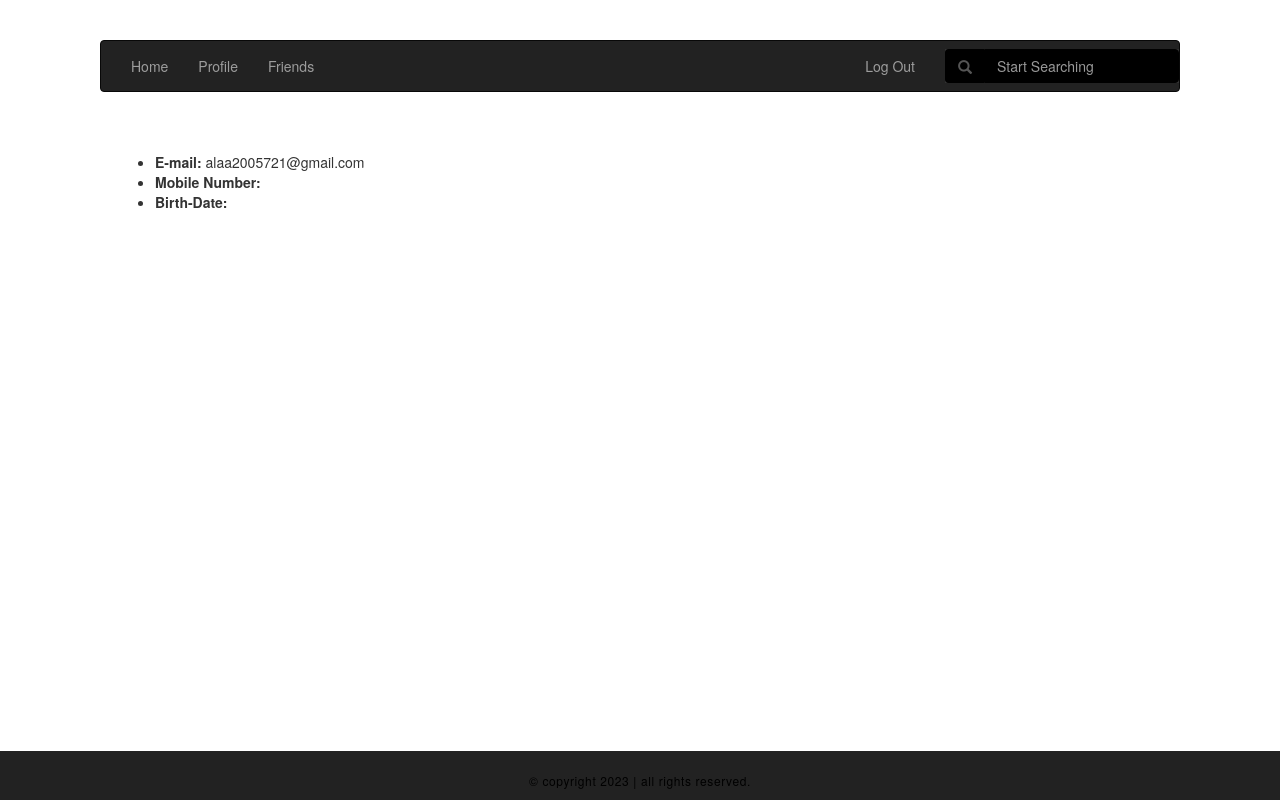
Before: /Aladdin/ with the older database file.
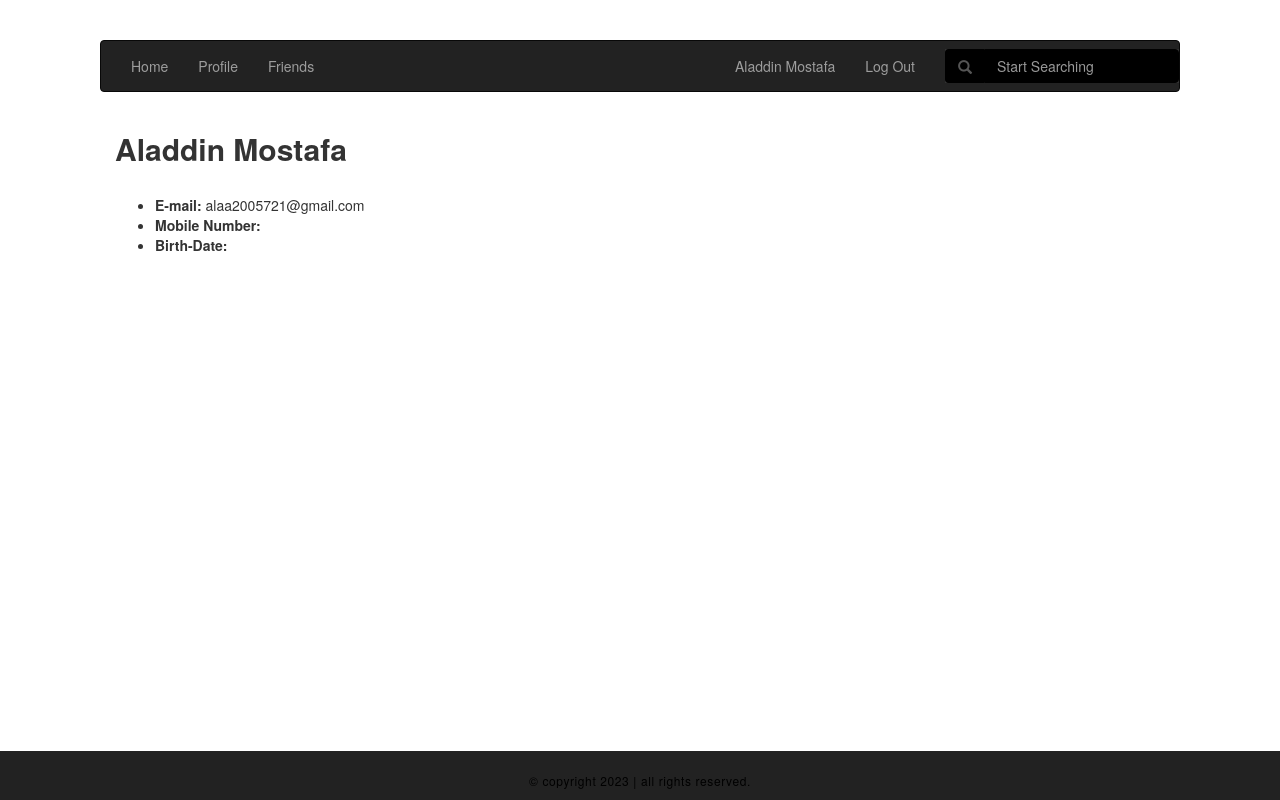
After: the same page with the newer database file.
### social_network/models.py (models this page shows)
class CustomUser(AbstractUser):
    friends = models.ManyToManyField('self')
    username = models.CharField(max_length=100, unique=True)
    password = models.CharField(max_length=100)
    email = models.CharField(max_length=100, unique=True)
    first_name = models.CharField(max_length=100)
    last_name = models.CharField(max_length=100)
    birth_date = models.CharField(max_length=10)
    gender = models.CharField(max_length=8)
    mobile_number = models.CharField(max_length=15)
    def __str__(self):
        return self.first_name + " " + self.last_name

### social_network/views.py (the view)
# urls.py: url(r'^(?P<username>[\w.@+-]+)/$', views.profile, name='profile'),
def profile(request, username):
    user = CustomUser.objects.get(username=username)
    return render(request, 'social_network/profile.html', {'user': user})

### social_network/templates/social_network/profile.html (shortened to what this page needs)
<!DOCTYPE html>
<html lang="en">
<head>
<link rel="stylesheet" href="https://cdnjs.cloudflare.com/ajax/libs/font-awesome/4.7.0/css/font-awesome.min.css">
<link rel="stylesheet" href="https://maxcdn.bootstrapcdn.com/bootstrap/3.3.7/css/bootstrap.min.css">
<link rel="stylesheet" href="https://maxcdn.bootstrapcdn.com/bootstrap/3.3.7/css/bootstrap.min.css">
</head>
<body>
<nav class="navbar navbar-inverse">
  <div class="container-fluid">
    <ul class="nav navbar-nav">
      <li ><a href="/"> Home</a></li>
      <li><a href="/{{user.username}}">Profile</a></li>
      <li><a href="/{{user.username}}/friends/">Friends</a></li>
    </ul>
      <ul class="nav navbar-nav navbar-right">
           <li><a href="/{{user.username}}">{{user}}</a></li>
        <li><a href="/logout/">Log Out</a></li>
      <form class="navbar-form navbar-right">
      <div class="form-group" style="background-color:#333;">
<div class="input-group" >
    <div class="input-group-addon" style="background-color:black;border-color:black;"><span class="glyphicon glyphicon-search"></span></div>
        <input type="text" class="form-control" placeholder="Start Searching" style="background-color:black;border-color:black;">
      </div>
      </div>
      </form>
            </ul>
  </div>
</nav>
<div class="container">
    <div class="card">
      <h2 class="card-title"><b>{{user}}</b></h4>
        <br>
        <ul>
         <li class="card-text" id='big_font'><b>E-mail: </b><span id='small_font'>{{user.email}}</span></li>
         <li class="card-text" id='big_font'><b>Mobile Number: </b></li>
            <li class="card-text" id='big_font'><b>Birth-Date: </b></li>
</ul>
</div>
<div class="container-fluid" id="footer">
   <div>
     <p>
       &copy; copyright 2023 | all rights reserved.
     </p>
   </div>
 </div>
</body>
</html>

Changed rows visible on the page:
changed CustomUser "alaa2005721@gmail.com": first_name+last_name (not shown) → "Aladdin Mostafa"
